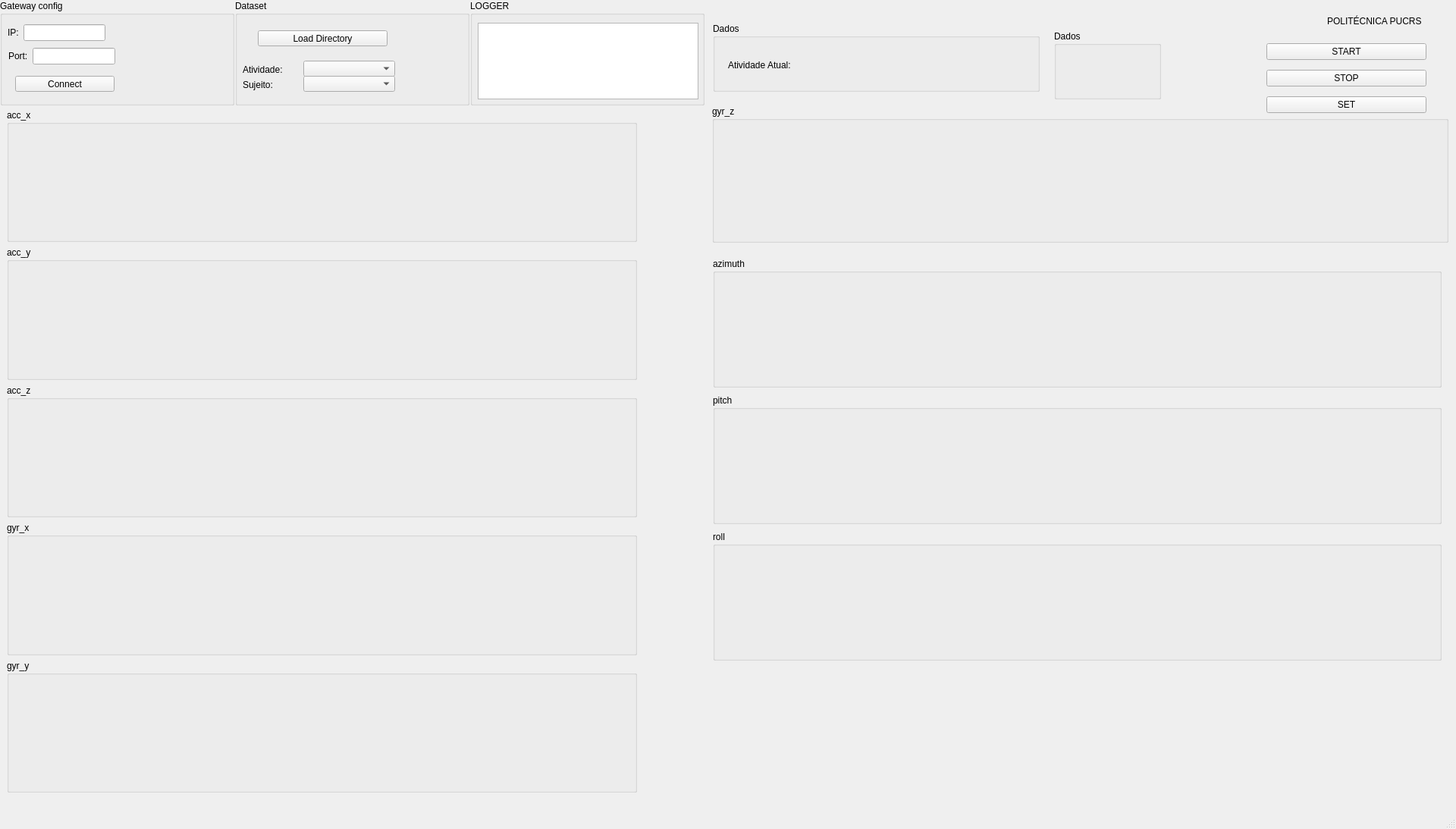
<?xml version="1.0" encoding="UTF-8"?>
<ui version="4.0">
 <class>MainWindow</class>
 <widget class="QMainWindow" name="MainWindow">
  <property name="geometry">
   <rect>
    <x>0</x>
    <y>0</y>
    <width>1920</width>
    <height>1093</height>
   </rect>
  </property>
  <property name="windowTitle">
   <string>MainWindow</string>
  </property>
  <widget class="QWidget" name="centralwidget">
   <widget class="QGroupBox" name="groupBox_2">
    <property name="geometry">
     <rect>
      <x>310</x>
      <y>0</y>
      <width>309</width>
      <height>139</height>
     </rect>
    </property>
    <property name="title">
     <string>Dataset</string>
    </property>
    <widget class="QPushButton" name="loadDirectory">
     <property name="geometry">
      <rect>
       <x>30</x>
       <y>40</y>
       <width>171</width>
       <height>21</height>
      </rect>
     </property>
     <property name="text">
      <string>Load Directory</string>
     </property>
    </widget>
    <widget class="QComboBox" name="directoryBox">
     <property name="geometry">
      <rect>
       <x>90</x>
       <y>80</y>
       <width>121</width>
       <height>21</height>
      </rect>
     </property>
    </widget>
    <widget class="QComboBox" name="patientBox">
     <property name="geometry">
      <rect>
       <x>90</x>
       <y>100</y>
       <width>121</width>
       <height>21</height>
      </rect>
     </property>
    </widget>
    <widget class="QLabel" name="sujeitoLabel">
     <property name="geometry">
      <rect>
       <x>10</x>
       <y>100</y>
       <width>61</width>
       <height>24</height>
      </rect>
     </property>
     <property name="text">
      <string>Sujeito:</string>
     </property>
    </widget>
    <widget class="QLabel" name="atividadeLabel">
     <property name="geometry">
      <rect>
       <x>10</x>
       <y>80</y>
       <width>71</width>
       <height>24</height>
      </rect>
     </property>
     <property name="text">
      <string>Atividade:</string>
     </property>
    </widget>
   </widget>
   <widget class="QGroupBox" name="groupBox_6">
    <property name="geometry">
     <rect>
      <x>940</x>
      <y>30</y>
      <width>431</width>
      <height>91</height>
     </rect>
    </property>
    <property name="title">
     <string>Dados</string>
    </property>
    <widget class="QLabel" name="labelTipoAtividade">
     <property name="geometry">
      <rect>
       <x>20</x>
       <y>30</y>
       <width>91</width>
       <height>51</height>
      </rect>
     </property>
     <property name="text">
      <string>Atividade Atual:</string>
     </property>
    </widget>
    <widget class="QLabel" name="labelAtividadeDado">
     <property name="geometry">
      <rect>
       <x>120</x>
       <y>30</y>
       <width>301</width>
       <height>51</height>
      </rect>
     </property>
     <property name="text">
      <string/>
     </property>
    </widget>
   </widget>
   <widget class="QWidget" name="layoutWidget_3">
    <property name="geometry">
     <rect>
      <x>1670</x>
      <y>50</y>
      <width>211</width>
      <height>108</height>
     </rect>
    </property>
    <layout class="QVBoxLayout" name="verticalLayout">
     <item>
      <widget class="QPushButton" name="startbutton">
       <property name="text">
        <string>START</string>
       </property>
      </widget>
     </item>
     <item>
      <widget class="QPushButton" name="stopbutton">
       <property name="text">
        <string>STOP</string>
       </property>
      </widget>
     </item>
     <item>
      <widget class="QPushButton" name="SET">
       <property name="text">
        <string>SET</string>
       </property>
      </widget>
     </item>
    </layout>
   </widget>
   <widget class="QGroupBox" name="groupBox">
    <property name="geometry">
     <rect>
      <x>620</x>
      <y>0</y>
      <width>309</width>
      <height>139</height>
     </rect>
    </property>
    <property name="title">
     <string>LOGGER</string>
    </property>
    <widget class="QPlainTextEdit" name="plainTextEdit">
     <property name="geometry">
      <rect>
       <x>10</x>
       <y>30</y>
       <width>291</width>
       <height>101</height>
      </rect>
     </property>
    </widget>
   </widget>
   <widget class="QGroupBox" name="groupBox_7">
    <property name="geometry">
     <rect>
      <x>1390</x>
      <y>40</y>
      <width>141</width>
      <height>91</height>
     </rect>
    </property>
    <property name="title">
     <string>Dados</string>
    </property>
    <widget class="QLabel" name="labelPNG">
     <property name="geometry">
      <rect>
       <x>190</x>
       <y>30</y>
       <width>101</width>
       <height>71</height>
      </rect>
     </property>
     <property name="text">
      <string/>
     </property>
    </widget>
   </widget>
   <widget class="QLabel" name="labelPolitecnica">
    <property name="geometry">
     <rect>
      <x>1750</x>
      <y>20</y>
      <width>209</width>
      <height>16</height>
     </rect>
    </property>
    <property name="text">
     <string>POLITÉCNICA PUCRS</string>
    </property>
   </widget>
   <widget class="QGroupBox" name="groupBox_3">
    <property name="geometry">
     <rect>
      <x>0</x>
      <y>0</y>
      <width>309</width>
      <height>139</height>
     </rect>
    </property>
    <property name="title">
     <string>Gateway config</string>
    </property>
    <widget class="QPushButton" name="connectbutton">
     <property name="geometry">
      <rect>
       <x>20</x>
       <y>100</y>
       <width>131</width>
       <height>21</height>
      </rect>
     </property>
     <property name="text">
      <string>Connect</string>
     </property>
    </widget>
    <widget class="QWidget" name="layoutWidget">
     <property name="geometry">
      <rect>
       <x>10</x>
       <y>30</y>
       <width>129</width>
       <height>26</height>
      </rect>
     </property>
     <layout class="QHBoxLayout" name="horizontalLayout">
      <item>
       <widget class="QLabel" name="iplabel">
        <property name="text">
         <string>IP:</string>
        </property>
       </widget>
      </item>
      <item>
       <widget class="QLineEdit" name="ipTextBox"/>
      </item>
     </layout>
    </widget>
    <widget class="QWidget" name="layoutWidget_2">
     <property name="geometry">
      <rect>
       <x>11</x>
       <y>61</y>
       <width>141</width>
       <height>26</height>
      </rect>
     </property>
     <layout class="QHBoxLayout" name="horizontalLayout_2">
      <item>
       <widget class="QLabel" name="portlabel">
        <property name="text">
         <string>Port:</string>
        </property>
       </widget>
      </item>
      <item>
       <widget class="QLineEdit" name="portTextBox"/>
      </item>
     </layout>
    </widget>
   </widget>
   <widget class="QWidget" name="layoutWidget">
    <property name="geometry">
     <rect>
      <x>9</x>
      <y>144</y>
      <width>831</width>
      <height>901</height>
     </rect>
    </property>
    <layout class="QVBoxLayout" name="verticalLayout_2">
     <item>
      <widget class="QGroupBox" name="groupBox_33">
       <property name="title">
        <string>acc_x</string>
       </property>
       <widget class="QCustomPlot" name="acc_x_widget" native="true">
        <property name="geometry">
         <rect>
          <x>9</x>
          <y>19</y>
          <width>811</width>
          <height>151</height>
         </rect>
        </property>
       </widget>
      </widget>
     </item>
     <item>
      <widget class="QGroupBox" name="groupBox_34">
       <property name="title">
        <string>acc_y</string>
       </property>
       <widget class="QCustomPlot" name="acc_y_widget" native="true">
        <property name="geometry">
         <rect>
          <x>9</x>
          <y>19</y>
          <width>811</width>
          <height>151</height>
         </rect>
        </property>
       </widget>
      </widget>
     </item>
     <item>
      <widget class="QGroupBox" name="groupBox_35">
       <property name="title">
        <string>acc_z</string>
       </property>
       <widget class="QCustomPlot" name="acc_z_widget" native="true">
        <property name="geometry">
         <rect>
          <x>10</x>
          <y>30</y>
          <width>841</width>
          <height>131</height>
         </rect>
        </property>
       </widget>
      </widget>
     </item>
     <item>
      <widget class="QGroupBox" name="groupBox_36">
       <property name="title">
        <string>gyr_x</string>
       </property>
       <widget class="QCustomPlot" name="gyr_x_widget" native="true">
        <property name="geometry">
         <rect>
          <x>9</x>
          <y>29</y>
          <width>841</width>
          <height>131</height>
         </rect>
        </property>
       </widget>
      </widget>
     </item>
     <item>
      <widget class="QGroupBox" name="groupBox_37">
       <property name="title">
        <string>gyr_y</string>
       </property>
       <widget class="QCustomPlot" name="gyr_y_widget" native="true">
        <property name="geometry">
         <rect>
          <x>2</x>
          <y>21</y>
          <width>821</width>
          <height>151</height>
         </rect>
        </property>
       </widget>
      </widget>
     </item>
    </layout>
   </widget>
   <widget class="QGroupBox" name="groupBox_4">
    <property name="geometry">
     <rect>
      <x>939</x>
      <y>139</y>
      <width>971</width>
      <height>181</height>
     </rect>
    </property>
    <property name="title">
     <string>gyr_z</string>
    </property>
    <widget class="QCustomPlot" name="gyr_z_widget" native="true">
     <property name="geometry">
      <rect>
       <x>9</x>
       <y>29</y>
       <width>941</width>
       <height>131</height>
      </rect>
     </property>
    </widget>
   </widget>
   <widget class="QGroupBox" name="groupBox_5">
    <property name="geometry">
     <rect>
      <x>940</x>
      <y>340</y>
      <width>961</width>
      <height>171</height>
     </rect>
    </property>
    <property name="title">
     <string>azimuth</string>
    </property>
    <widget class="QCustomPlot" name="azimuth_widget" native="true">
     <property name="geometry">
      <rect>
       <x>9</x>
       <y>29</y>
       <width>941</width>
       <height>131</height>
      </rect>
     </property>
    </widget>
   </widget>
   <widget class="QGroupBox" name="groupBox_8">
    <property name="geometry">
     <rect>
      <x>940</x>
      <y>520</y>
      <width>961</width>
      <height>171</height>
     </rect>
    </property>
    <property name="title">
     <string>pitch</string>
    </property>
    <widget class="QCustomPlot" name="pitch_widget" native="true">
     <property name="geometry">
      <rect>
       <x>9</x>
       <y>29</y>
       <width>941</width>
       <height>131</height>
      </rect>
     </property>
    </widget>
   </widget>
   <widget class="QGroupBox" name="groupBox_9">
    <property name="geometry">
     <rect>
      <x>940</x>
      <y>700</y>
      <width>961</width>
      <height>171</height>
     </rect>
    </property>
    <property name="title">
     <string>roll</string>
    </property>
    <widget class="QCustomPlot" name="roll_widget" native="true">
     <property name="geometry">
      <rect>
       <x>9</x>
       <y>29</y>
       <width>941</width>
       <height>131</height>
      </rect>
     </property>
    </widget>
   </widget>
  </widget>
  <widget class="QMenuBar" name="menubar">
   <property name="geometry">
    <rect>
     <x>0</x>
     <y>0</y>
     <width>1920</width>
     <height>21</height>
    </rect>
   </property>
  </widget>
  <widget class="QStatusBar" name="statusbar"/>
 </widget>
 <customwidgets>
  <customwidget>
   <class>QCustomPlot</class>
   <extends>QWidget</extends>
   <header>qcustomplot.h</header>
   <container>1</container>
  </customwidget>
 </customwidgets>
 <resources/>
 <connections/>
</ui>
